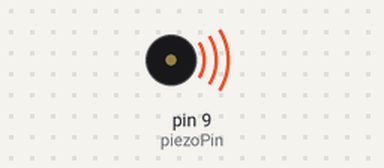
This sketch was run on a simulated Arduino Uno, built with avr-gcc and run on an emulated ATmega328P. Shown: buzzer (waves = sounding).

Above: at 0.05 s.
Timing chart, 0 to 3.0 s (numbered marks = the images above):
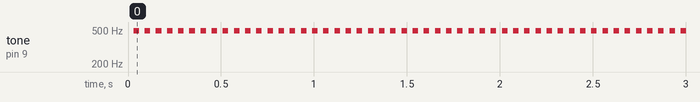

The sketch:

vibrations.ino
```cpp
/*
 vibrations firmware makes a pizeoelectric device vibrating cyclically
 from a very lower rate to its maximum rate.

 Written by Julien Bayle, this example code is under Creative Commons CC-BY-SA

 This code is related to the book "C programming for Arduino" written by Julien Bayle
 and published by Packt Publishing.

 http://cprogrammingforarduino.com

 */

int piezoPin = 9;
int value = 0;  // stores the current feed value
int incdec = 1; // stores the direction of the variation

void setup()
{
}

void loop()
{
    // test current value and change the direction if required
    if (value == 0 || value == 255)
    {
        incdec *= -1;
    }
    analogWrite(piezoPin, value + incdec);
    delay(30);
}
```

Measured:
- by itself, tone on pin 9 (piezoPin): alternates 490 Hz for 0.03 s and silent for 0.03 s
